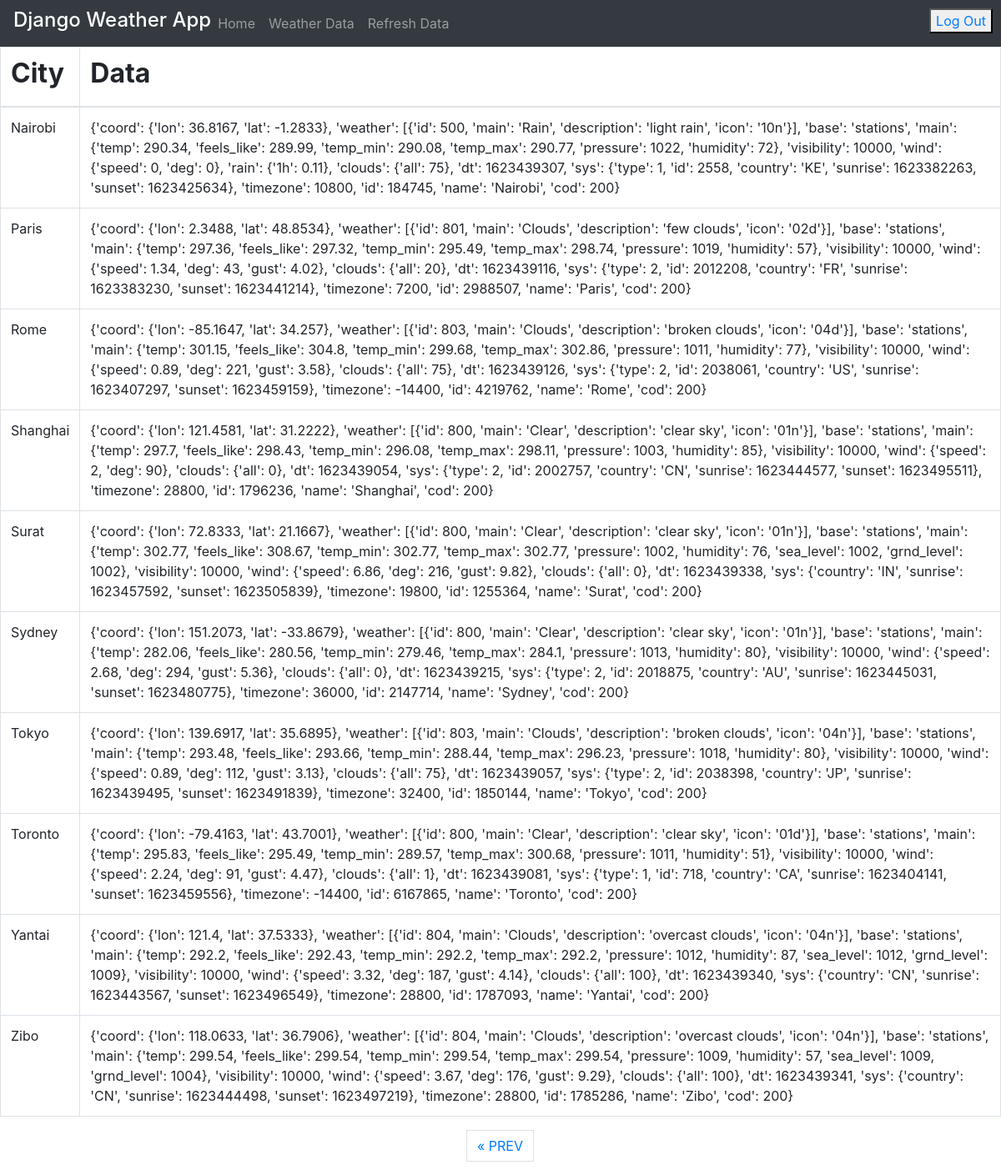
Page /list/?page=3 (signed in) on the committed database.
### DjangoWeatherApplication/core/models.py (models this page shows)
class WeatherData(models.Model):
    id = models.BigAutoField(primary_key=True)
    city_name = models.CharField(max_length=30)
    data = models.CharField(max_length=300)

### DjangoWeatherApplication/core/views.py (the view)
# urls.py: path('list/', login_required(views.index), name='weather'),
def index(request):
    weather_data = WeatherData.objects.all()
    page = request.GET.get('page', 1)
    paginator = Paginator(weather_data, 10)
    try:
        users = paginator.page(page)
    except PageNotAnInteger:
        users = paginator.page(1)
    except EmptyPage:
        users = paginator.page(paginator.num_pages)
    return render(request, 'weather.html', {'post_list': users})

### templates/weather.html (shortened to what this page needs)
{% extends 'base.html' %}
{% block content %}
<table class="table table-bordered">
  <thead>
    <tr>
      <th><h2><B>City</B></h2></th>
      <th><h2><B>Data</B></h2></th>
    </tr>
  </thead>
  <tbody>
    {% for user in post_list %}
      <tr>
        <td>{{ user.city_name }}</td>
        <td>{{ user.data }}</td>
      </tr>
    {% endfor %}
  </tbody>
</table>
{% if post_list.has_other_pages %}
  <ul class="pagination justify-content-center">
    {% if post_list.has_previous %}
    <li><a href="?page={{ post_list.previous_page_number }}" class="page-link">&laquo; PREV </a></li>
    {% endif %}
  </ul>
{% endif %}
{% endblock %}

### rows in the picture
WeatherData: city_name "Nairobi", data "{'coord': {'lon': 36.8167, 'lat': -1.2833}, 'weather': [{'id': 500, 'main': 'Rain', 'description': 'light rain', 'icon': '10n'}], 'base': 'stations', 'main': {'temp': 290.34, 'feels_like': 289.99, 'temp_min': 290.08, 'temp_max': 290.77, 'pressure': 1022, 'humidity': 72}, 'visibility': 10000, 'wind': {'speed': 0, 'deg': 0}, 'rain': {'1h': 0.11}, 'clouds': {'all': 75}, 'dt': 1623439307, 'sys': {'type': 1, 'id': 2558, 'country': 'KE', 'sunrise': 1623382263, 'sunset': 1623425634}, 'timezone': 10800, 'id': 184745, 'name': 'Nairobi', 'cod': 200}"
WeatherData: city_name "Paris", data "{'coord': {'lon': 2.3488, 'lat': 48.8534}, 'weather': [{'id': 801, 'main': 'Clouds', 'description': 'few clouds', 'icon': '02d'}], 'base': 'stations', 'main': {'temp': 297.36, 'feels_like': 297.32, 'temp_min': 295.49, 'temp_max': 298.74, 'pressure': 1019, 'humidity': 57}, 'visibility': 10000, 'wind': {'speed': 1.34, 'deg': 43, 'gust': 4.02}, 'clouds': {'all': 20}, 'dt': 1623439116, 'sys': {'type': 2, 'id': 2012208, 'country': 'FR', 'sunrise': 1623383230, 'sunset': 1623441214}, 'timezone': 7200, 'id': 2988507, 'name': 'Paris', 'cod': 200}"
WeatherData: city_name "Rome", data "{'coord': {'lon': -85.1647, 'lat': 34.257}, 'weather': [{'id': 803, 'main': 'Clouds', 'description': 'broken clouds', 'icon': '04d'}], 'base': 'stations', 'main': {'temp': 301.15, 'feels_like': 304.8, 'temp_min': 299.68, 'temp_max': 302.86, 'pressure': 1011, 'humidity': 77}, 'visibility': 10000, 'wind': {'speed': 0.89, 'deg': 221, 'gust': 3.58}, 'clouds': {'all': 75}, 'dt': 1623439126, 'sys': {'type': 2, 'id': 2038061, 'country': 'US', 'sunrise': 1623407297, 'sunset': 1623459159}, 'timezone': -14400, 'id': 4219762, 'name': 'Rome', 'cod': 200}"
WeatherData: city_name "Shanghai", data "{'coord': {'lon': 121.4581, 'lat': 31.2222}, 'weather': [{'id': 800, 'main': 'Clear', 'description': 'clear sky', 'icon': '01n'}], 'base': 'stations', 'main': {'temp': 297.7, 'feels_like': 298.43, 'temp_min': 296.08, 'temp_max': 298.11, 'pressure': 1003, 'humidity': 85}, 'visibility': 10000, 'wind': {'speed': 2, 'deg': 90}, 'clouds': {'all': 0}, 'dt': 1623439054, 'sys': {'type': 2, 'id': 2002757, 'country': 'CN', 'sunrise': 1623444577, 'sunset': 1623495511}, 'timezone': 28800, 'id': 1796236, 'name': 'Shanghai', 'cod': 200}"
WeatherData: city_name "Surat", data "{'coord': {'lon': 72.8333, 'lat': 21.1667}, 'weather': [{'id': 800, 'main': 'Clear', 'description': 'clear sky', 'icon': '01n'}], 'base': 'stations', 'main': {'temp': 302.77, 'feels_like': 308.67, 'temp_min': 302.77, 'temp_max': 302.77, 'pressure': 1002, 'humidity': 76, 'sea_level': 1002, 'grnd_level': 1002}, 'visibility': 10000, 'wind': {'speed': 6.86, 'deg': 216, 'gust': 9.82}, 'clouds': {'all': 0}, 'dt': 1623439338, 'sys': {'country': 'IN', 'sunrise': 1623457592, 'sunset': 1623505839}, 'timezone': 19800, 'id': 1255364, 'name': 'Surat', 'cod': 200}"
WeatherData: city_name "Sydney", data "{'coord': {'lon': 151.2073, 'lat': -33.8679}, 'weather': [{'id': 800, 'main': 'Clear', 'description': 'clear sky', 'icon': '01n'}], 'base': 'stations', 'main': {'temp': 282.06, 'feels_like': 280.56, 'temp_min': 279.46, 'temp_max': 284.1, 'pressure': 1013, 'humidity': 80}, 'visibility': 10000, 'wind': {'speed': 2.68, 'deg': 294, 'gust': 5.36}, 'clouds': {'all': 0}, 'dt': 1623439215, 'sys': {'type': 2, 'id': 2018875, 'country': 'AU', 'sunrise': 1623445031, 'sunset': 1623480775}, 'timezone': 36000, 'id': 2147714, 'name': 'Sydney', 'cod': 200}"
WeatherData: city_name "Tokyo", data "{'coord': {'lon': 139.6917, 'lat': 35.6895}, 'weather': [{'id': 803, 'main': 'Clouds', 'description': 'broken clouds', 'icon': '04n'}], 'base': 'stations', 'main': {'temp': 293.48, 'feels_like': 293.66, 'temp_min': 288.44, 'temp_max': 296.23, 'pressure': 1018, 'humidity': 80}, 'visibility': 10000, 'wind': {'speed': 0.89, 'deg': 112, 'gust': 3.13}, 'clouds': {'all': 75}, 'dt': 1623439057, 'sys': {'type': 2, 'id': 2038398, 'country': 'JP', 'sunrise': 1623439495, 'sunset': 1623491839}, 'timezone': 32400, 'id': 1850144, 'name': 'Tokyo', 'cod': 200}"
WeatherData: city_name "Toronto", data "{'coord': {'lon': -79.4163, 'lat': 43.7001}, 'weather': [{'id': 800, 'main': 'Clear', 'description': 'clear sky', 'icon': '01d'}], 'base': 'stations', 'main': {'temp': 295.83, 'feels_like': 295.49, 'temp_min': 289.57, 'temp_max': 300.68, 'pressure': 1011, 'humidity': 51}, 'visibility': 10000, 'wind': {'speed': 2.24, 'deg': 91, 'gust': 4.47}, 'clouds': {'all': 1}, 'dt': 1623439081, 'sys': {'type': 1, 'id': 718, 'country': 'CA', 'sunrise': 1623404141, 'sunset': 1623459556}, 'timezone': -14400, 'id': 6167865, 'name': 'Toronto', 'cod': 200}"
WeatherData: city_name "Yantai", data "{'coord': {'lon': 121.4, 'lat': 37.5333}, 'weather': [{'id': 804, 'main': 'Clouds', 'description': 'overcast clouds', 'icon': '04n'}], 'base': 'stations', 'main': {'temp': 292.2, 'feels_like': 292.43, 'temp_min': 292.2, 'temp_max': 292.2, 'pressure': 1012, 'humidity': 87, 'sea_level': 1012, 'grnd_level': 1009}, 'visibility': 10000, 'wind': {'speed': 3.32, 'deg': 187, 'gust': 4.14}, 'clouds': {'all': 100}, 'dt': 1623439340, 'sys': {'country': 'CN', 'sunrise': 1623443567, 'sunset': 1623496549}, 'timezone': 28800, 'id': 1787093, 'name': 'Yantai', 'cod': 200}"
WeatherData: city_name "Zibo", data "{'coord': {'lon': 118.0633, 'lat': 36.7906}, 'weather': [{'id': 804, 'main': 'Clouds', 'description': 'overcast clouds', 'icon': '04n'}], 'base': 'stations', 'main': {'temp': 299.54, 'feels_like': 299.54, 'temp_min': 299.54, 'temp_max': 299.54, 'pressure': 1009, 'humidity': 57, 'sea_level': 1009, 'grnd_level': 1004}, 'visibility': 10000, 'wind': {'speed': 3.67, 'deg': 176, 'gust': 9.29}, 'clouds': {'all': 100}, 'dt': 1623439341, 'sys': {'country': 'CN', 'sunrise': 1623444498, 'sunset': 1623497219}, 'timezone': 28800, 'id': 1785286, 'name': 'Zibo', 'cod': 200}"
